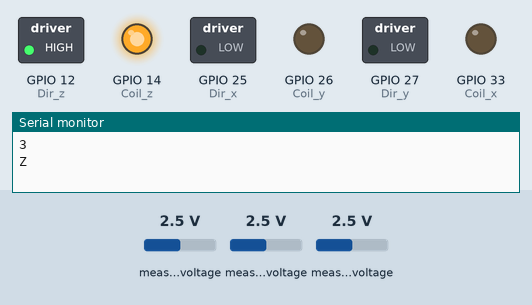
The sketch below on a simulated ESP32. Parts: switched loads named in the sketch (green lamp = pin HIGH), output pins drawn as LEDs (lit = HIGH), the last lines printed to the serial monitor. The test bench sets the inputs (shaded band); at power-on: measured voltage 2.5 V.

Above: at 0.1 s.
At 8.5 s:
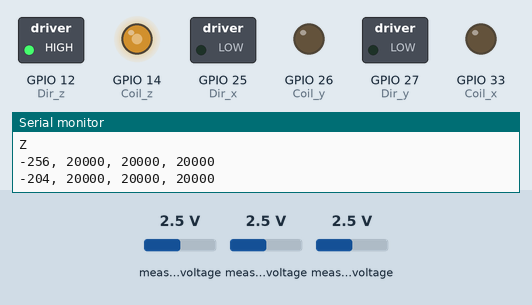
At 21.2 s:
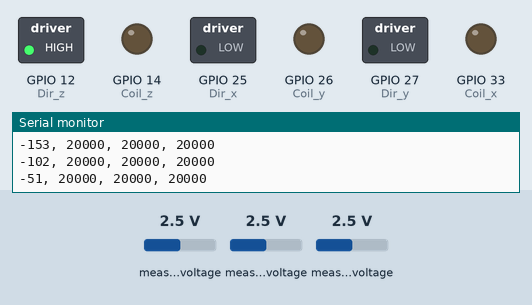
At 38.2 s:
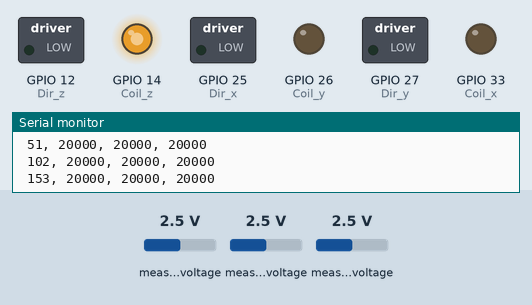
Timing chart, 0 to 39.7 s (numbered marks = the images above):
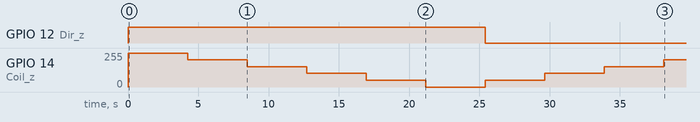

Measured:
- by itself, GPIO 12 (Dir_z): LOW → HIGH at 0.00 s, → LOW 25.4 s later
- by itself, GPIO 14 (Coil_z): 0/255 → 255/255 at 0.00 s, → 203/255 4.2 s later, → 152/255 4.2 s later, → 102/255 4.2 s later, … (10 changes in this stretch)

The sketch:

TestCurrentCalibration.ino
```cpp
#include <SPI.h> // Communication
#include <Adafruit_GFX.h>    // Core graphics library
#include <Adafruit_ADS1015.h>  // ADC library

/* Help program that scans the PWM of the motordrivers and measures the current sensors adc4-6. If you connect a multimeter at the same time to the coils, you can make a graph of measured current versus real current */

/* TODO: There is a strange bug. Every time you change the channel, the adc outputs 19 or 20 for the first iteration. Only happens when the 12V is on and the coils are actuated.*/

#define RA8875_INT 16
#define RA8875_CS 5
#define RA8875_RESET 17

/* MagOD2 has two ADS1115.
   U2 with address pin to gnd, used for AIN0-3.
   U5 with address pin to VDD (3.3V), used for AIN4-7 */
#define ADS1015_ADDRESS_0 (0x48)// 1001 000 (ADDR -> GND)
#define ADS1015_ADDRESS_1 (0x49)// 1001 001 (ADDR -> VDD)
Adafruit_ADS1115 ads0(ADS1015_ADDRESS_0); //adc0-3;
Adafruit_ADS1115 ads1(ADS1015_ADDRESS_1); //adc4-7;

uint8_t Coil_x = 33; // pwm_x: output pin of the coils in the x direction
uint8_t Coil_y = 26; // pwm_y: output pin of the coils in the y direction
uint8_t Coil_z = 14; // pwm_z: output pin of the coils in the z direction
const uint32_t Frequency_PWM = 20000;    //set the pwm frequency of the coil-drivers
const int ledChannel_x = 3; /*0-15*/
const int ledChannel_y = 4; /*0-15*/
const int ledChannel_z = 5; /*0-15*/
const int resolution = 8; /* number bits resolution, 1-16 bit */
int Dir_x = 25;                /* direction pin of the coils in the x
				  direction low: output A of motor
				  driver is high and B is low
				  (positive direction), high: output A
				  of motor driver is low and B is high
				  (negative direction). See manual
				  MD13S page 6*/
int Dir_y = 27;                // direction pin of the coils in the y direction
int Dir_z = 12;                // direction pin of the coils in the z direction

/* help variable */

void setup () {
  Serial.begin(115200);

  /* Initialize the PWM */

 // Initialize channels
  /*  channels 0-15, resolution 1-16 bits, freq limits depend on
       resolution ledcSetup(uint8_t channel, uint32_t freq, uint8_t
       resolution_bits);
     https://github.com/espressif/esp-idf/blob/master/docs/en/api-reference/peripherals/ledc.rst
  */

  ledcSetup(ledChannel_x, Frequency_PWM, resolution);
  ledcSetup(ledChannel_y, Frequency_PWM, resolution);
  ledcSetup(ledChannel_z, Frequency_PWM, resolution);

  ledcAttachPin(Coil_x, ledChannel_x);
  ledcAttachPin(Coil_y, ledChannel_y);
  ledcAttachPin(Coil_z, ledChannel_z);

  /* Initialize the direction pins for the motor drives */
    /* sets the direction pin as output */
  pinMode(Dir_x, OUTPUT);
  pinMode(Dir_y, OUTPUT);
  pinMode(Dir_z, OUTPUT);


  /* Set the voltage */
  /* ledcWrite(channel, dutycycle)
     note that dutycycle ranges from 0-2^(resolution) set in ledcSetup
  2^11=2048*/
  ledcWrite(ledChannel_x, 0);
  ledcWrite(ledChannel_y, 0);
  ledcWrite(ledChannel_z, 0);

  /* Initialize ADC */
  ads0.setGain(GAIN_ONE);
  ads0.begin();
  ads1.setGain(GAIN_ONE);
  ads1.begin();
}

const int X=1;
const int Y=2;
const int Z=3;
int directions[]={Z}; //or {Y}, etc.
int num_dir=1;
// int directions[]={X,Y,Z};
// int num_dir=3;

void loop()
{
  int adc4, adc5, adc6, adc7; //Summed bit values of adc
  int ad4, ad5, ad6;//help variables for output adc

  int Dir_i = Dir_x;
  int Chan_i = ledChannel_x;

  Serial.println(directions[0]);

  for(int i = 0; i < num_dir; i = i + 1 )
    {
      switch(directions[i]) {
      case X:
	Serial.println("X");
	Dir_i  = Dir_x;
	Chan_i = ledChannel_x;
	break;
      case Y:
	Serial.println("Y");
	Dir_i  = Dir_y;
	Chan_i = ledChannel_y;
	break;
      case Z:
	Serial.println("Z");
	Dir_i  = Dir_z;
	Chan_i = ledChannel_z;
	break;
      default:
	Serial.print("value not expected:");
	Serial.println(Dir_i);
      }

      for (double step = -1; step <= 1; step = step+0.2)
	{
	  /* Set the current direction */
	  if (step <  0) {digitalWrite(Dir_i, HIGH);};
	  if (step >= 0) {digitalWrite(Dir_i, LOW);};
	  /* Set the PWM, second value is relative to 2^resolution */
	  int PWM = fabs(step)*pow(2,resolution);//fabs is for doubles
	  ledcWrite(Chan_i, PWM);
	  delay(500);//wait for the system to settle

	  /* Read ADC1115 ports */
	  adc4 = 0;
	  adc5 = 0;
	  adc6 = 0;
	  int N = 150;
	  for (int j = 0; j < N; j++)
	    { ad4 = ads1.readADC_SingleEnded(0);
	      ad5 = ads1.readADC_SingleEnded(1);
	      ad6 = ads1.readADC_SingleEnded(2);
	      adc4 = adc4 + ad4;
	      adc5 = adc5 + ad5;
	      adc6 = adc6 + ad6;
	      // Serial.print(ad4);
	      // Serial.print(" ");
	      // Serial.print(ad5);
	      // Serial.print(" ");
	      // Serial.println(ad6);
	    }

	  if (step < 0)  {Serial.print("-");};
	  if (step >= 0) {Serial.print(" ");};
	  Serial.print(PWM);
	  Serial.print(", ");
	  Serial.print(adc4/N);
	  Serial.print(", ");
	  Serial.print(adc5/N);
	  Serial.print(", ");
	  Serial.println(adc6/N);
	}
      ledcWrite(Chan_i, 0); //Stop current
    }
}
```
